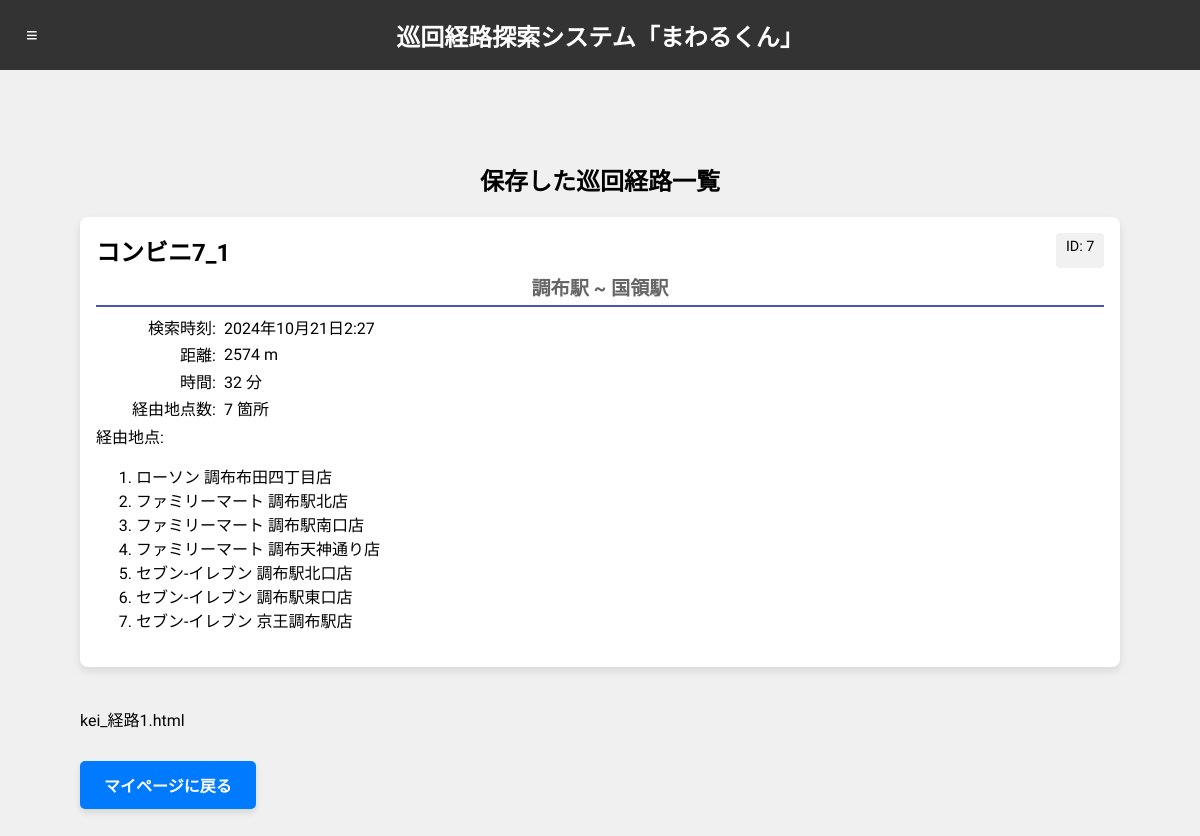
The app's page /route_display/?title=コンビニ7_1 (signed in) with its own data.
### routing/models.py (models this page shows, shortened)
class Mapdata(models.Model):
    idx = models.AutoField(primary_key=True)
    user = models.ForeignKey(User, on_delete=models.CASCADE)  # Userとの関係
    name = models.CharField(max_length=64)
    distance = models.IntegerField()
    time = models.IntegerField()
    start_spot = models.ForeignKey(Spot, on_delete=models.CASCADE, related_name='start_spot')  # Spotとの関係
    goal_spot = models.ForeignKey(Spot, on_delete=models.CASCADE, related_name='goal_spot')  # Spotとの関係
    via_spots = models.ManyToManyField(Spot, related_name='via_spots')  # Spotと
    aim_tags = models.TextField()  # 検索条件のタグ
    html = models.TextField(null=True, blank=True)  # マップデータのHTML文字列
    created_at = models.DateTimeField(auto_now_add=True)  # 作成日時

class Spot(models.Model):
    idx = models.AutoField(primary_key=True)  # 自動インクリメントの整数型インデックス
    name = models.CharField(max_length=64, unique=True)
    latitude = models.FloatField()
    longitude = models.FloatField()
    hp = models.TextField()
    tags = models.TextField()

### routing/views.py (the view)
# urls.py: path('route_display/', views.RouteInfoView.as_view(), name='route_display'), # 経路詳細表示
class RouteInfoView(View):
    template_name  = "route_display.html"
    login_url = 'accounts:index'  # ログインページのURLを指定
    def get(self, request, template_name=template_name):
        user = request.user
        title = request.GET.get('title')
        route_list = get_routes_data(user)
        route_dict = {route["title"]:route for route in route_list}
        route = route_dict[title]
        info_json =  {
            'route': route,
            'route_id': route["id"],
            'map_html_str': route["map_html_str"],
            }
        return render(request, template_name, info_json)

### routingSystem/backend/data_management.py (called while the page is built)
def get_routes_data(user):
    if user:
        mapdata = Mapdata.objects.filter(user=user)
    route_list = []
    for map in mapdata:
        route = {
            'id': map.idx,
            'title': map.name,
            'created_at': map.created_at,
            'start_spot': map.start_spot.name,
            'goal_spot': map.goal_spot.name,
            'time': map.time,
            'via_spots': [spot.name for spot in map.via_spots.all()],
            'via_num': map.via_spots.count(),
            'distance': map.distance,
            'map_html_str': map.html,
        }
        route_list.append(route)
    return route_list

### routing/templates/route_display.html (shortened to what this page needs)
{% extends 'base.html' %}
{% block header %}
{% load static %}
<link rel="stylesheet" href="{% static 'css/display_styles.css' %}">
<link rel="stylesheet" href="{% static 'css/mypage_styles.css' %}">
<link rel="stylesheet" href="{% static 'css/route_display_styles.css' %}">
{% endblock %}
{% block content %}
{% if user.is_authenticated %}
<div class="route_container">
    <h2>保存した巡回経路一覧</h2>
    <div class="route-list">
        <div class="route-card">
            <div class="route-header">
                <div class="route-title">
                    <h2>{{ route.title }}</h2>
                    <span class="route-id">ID: {{ route.id }}</span>
                </div>
                <h3>{{ route.start_spot }} ~ {{ route.goal_spot }}</h3>
            </div>
            <div class="route-details">
                <p>
                    <span>検索時刻:</span>
                    <span class="created_at">{{ route.created_at }}</span>
                </p>
                <p>
                    <span>距離:</span>
                    <span class="distance">{{ route.distance }} m</span>
                </p>
                <p>
                    <span>時間:</span>
                    <span class="time">{{ route.time }} 分</span>
                </p>
                <p>
                    <span>経由地点数:</span>
                    <span class="via_num">{{ route.via_num }} 箇所</span>
                </p>
                <p>経由地点:
                    <ol>
                        {% for via_spot in route.via_spots %}
                            <li>{{ via_spot }}</li>
                        {% endfor %}
                    </ol>
                </p>
            </div>
        </div>
    </div>
</div>
<div class="route_html-container">
    <div class="route_html">
        {{ map_html_str|safe }}
    </div>
</div>
<div class="mypage">
    <a href="{% url 'accounts:index' %}" class="btn btn-primary">マイページに戻る</a>
</div>
{% endif %}
{% endblock %}

### routing/templates/static/css/styles.css (style rules this page uses)
body { font-family: 'Baloo 2', cursive; margin: 0; padding: 0; display: flex; flex-direction: column; height: 100vh; background-color: #f0f0f0; }
h3 { font-size: 24px; margin: 0; flex: 1; text-align: center; }
.btn { display: inline-block; padding: 12px 24px; font-size: 16px; font-weight: bold; text-align: center; text-decoration: none; color: #fff; background-color: #007bff; border: none; border-radius: 5px; box-shadow: 0 4px 6px rgba(0, 0, 0, 0.1); transition: background-color 0.3s, transform 0.3s, box-shadow 0.3s; }
.btn-primary { background-color: #007bff; }

### routing/templates/static/css/display_styles.css (style rules this page uses)
.route_container { text-align: center; margin-bottom: 20px; }
.route_html { justify-content: center; width: 200%; max-width: 1200px; height: 100%; margin: 0 auto; padding: 20px; box-sizing: border-box; }
.mypage { display: flex; justify-content: space-between; align-items: center; }

### routing/templates/static/css/mypage_styles.css (style rules this page uses)
.route-list { display: grid; grid-template-columns: 1fr; gap: 1.5rem; width: 100%; }
.route-card { background-color: white; border-radius: 8px; box-shadow: 0 4px 8px rgba(0, 0, 0, 0.1); padding: 1rem; width: 100%; box-sizing: border-box; transition: transform 0.2s, box-shadow 0.2s; }
.route-header { align-items: center; border-bottom: 2px solid #4c54af; padding-bottom: 0.25rem; margin-bottom: 0.5rem; }
.route-title { display: flex; justify-content: space-between; margin-bottom: 5px; }
.route-header h2 { font-size: 1.5rem; margin: 0; }
.route-header h3 { text-align: center; margin: 0; font-size: 1.2em; color: #666; }
.route-id { font-size: 0.9rem; background-color: #f1f1f1; padding: 0.3rem 0.6rem; border-radius: 4px; }
.route-details { text-align: left; }
.route-details p { display: flex; justify-content: flex-start; align-items: center; margin: 0.2rem 0; }
.route-details p span:first-child { width: 120px; text-align: right; margin-right: 0.5rem; }
.route-details p span:last-child { flex-grow: 1; }

### routing/templates/static/css/route_display_styles.css (style rules this page uses)
.route_container, .mypage { display: block; margin: 30px 0; }
.route_html-container { margin-top: 10px; display: flex; justify-content: center; align-items: center; width: 100%; height: 100%; box-sizing: border-box; }
.route_html { width: 100%; height: 100%; margin: 0 auto; box-sizing: border-box; padding: 0; position: relative; }

### records on screen
Mapdata: title "コンビニ7_1", created_at "2024年10月21日2:27", html "kei_経路1.html"
Spot: start_spot "調布駅"
Spot: goal_spot "国領駅"
Spot: via_spots "ローソン 調布布田四丁目店"
Spot: via_spots "ファミリーマート 調布駅北店"
Spot: via_spots "ファミリーマート 調布駅南口店"
Spot: via_spots "ファミリーマート 調布天神通り店"
Spot: via_spots "セブン-イレブン 調布駅北口店"
Spot: via_spots "セブン-イレブン 調布駅東口店"
Spot: via_spots "セブン-イレブン 京王調布駅店"

### other values on screen
{{ route.id }} "7"
{{ route.distance }} "2574"
{{ route.time }} "32"
{{ route.via_num }} "7"
